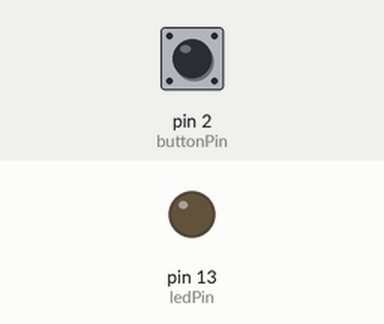
Recording of a sketch running on a simulated Arduino Uno, built with avr-gcc and run on an emulated ATmega328P. Parts: output pins drawn as LEDs (lit = HIGH). The test bench sets the inputs (shaded band); at power-on: pin 2 (buttonPin) LOW. What the sketch prints to the serial monitor is not drawn.

Above: at 1.2 s.
1.3 s: pin 2 (buttonPin) pulled HIGH for 0.15 s
At 1.4 s:
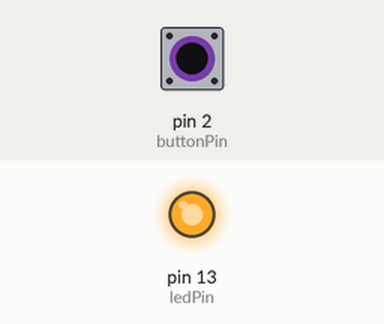
Timing chart, 0 to 4.3 s (numbered marks = the images above; inputs shaded):
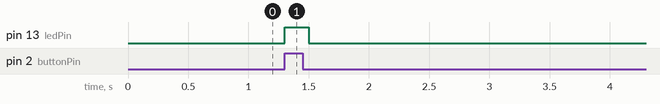

Measured:
- after the input at 1.3 s, pin 13 (ledPin): LOW → HIGH at once, → LOW 0.20 s later

The sketch:

practica04.ino
```cpp
int var=0;
const int buttonPin = 2;
const int ledPin = 13;
int buttonState = 0;
int flag = 0;

void setup() {
  pinMode(ledPin,OUTPUT);
  pinMode(buttonPin,INPUT);
  Serial.begin(9600);
}

void loop() {  // put your main code here, to run repeatedly:
buttonState = digitalRead(buttonPin);
  if(var != buttonState){
    if(var == 1){
      flag+=1;
      Serial.println(flag);
    }
    if(flag%11==0){
      digitalWrite(ledPin, HIGH);
    }else{
      digitalWrite(ledPin, LOW);
    }
  }
  delay(100);
  var=buttonState;
}
```
